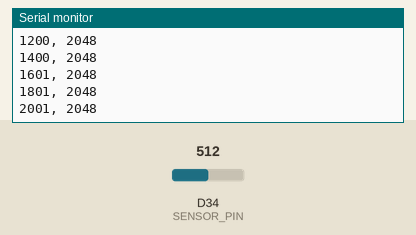
Bench run of a sketch on a simulated Arduino Due. On the bench: the last lines printed to the serial monitor. The test bench sets the inputs (shaded band); at power-on: D34 (SENSOR_PIN) = 512 (analog values on the 0–1023 scale).

Above: at 2.2 s.
2.3 s: D34 (SENSOR_PIN) set to 716
At 2.36 s:
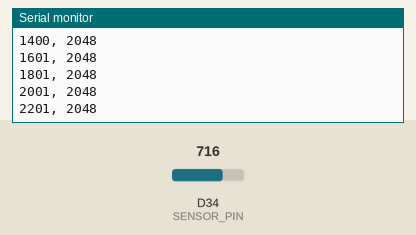
3.8 s: D34 (SENSOR_PIN) set to 900
At 3.96 s:
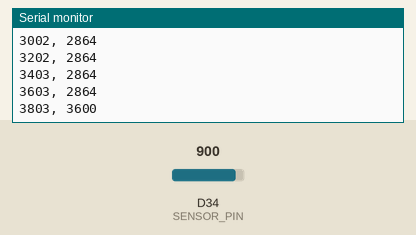
Timing chart, 0 to 6.8 s (numbered marks = the images above; inputs shaded):
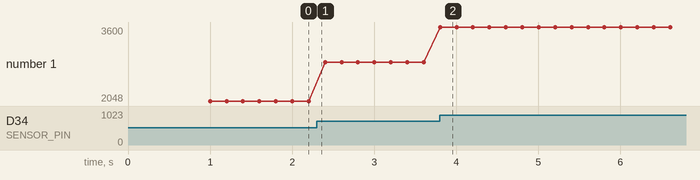

The sketch:

calibracion_sensor_raw.ino
```cpp
// Calibracion - Lectura cruda del sensor MPXV7002GP
// Paso 51 de la Guia Interdisciplinaria
const int SENSOR_PIN = 34;
void setup() {
  Serial.begin(115200);
  delay(1000);
  Serial.println("Iniciando calibracion");
  analogReadResolution(12);
}
void loop() {
  int rawValue = analogRead(SENSOR_PIN);
  Serial.print(millis());
  Serial.print(", ");
  Serial.println(rawValue);
  delay(200);
}
```

Measured:
- after the input at 3.8 s, the serial monitor: prints a new line at once (image 2)
- plotted number 1: 2048 → 2864 after the input at 2.3 s, 2864 → 3600 after the input at 3.8 s
